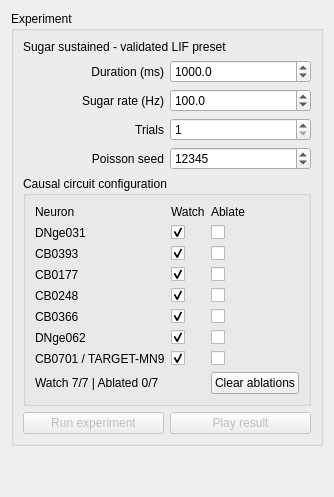
           <widget class="QWidget" name="experimentTab">
            <attribute name="icon">
             <iconset resource="drosofila.qrc">
              <normaloff>:/drosofila/images/experiment.png</normaloff>:/drosofila/images/experiment.png</iconset>
            </attribute>
            <attribute name="title">
             <string>Experiment</string>
            </attribute>
            <layout class="QVBoxLayout" name="experimentTabLayout">
             <item>
              <widget class="QGroupBox" name="simulationGB">
               <property name="title">
                <string>Experiment</string>
               </property>
               <layout class="QGridLayout" name="simulationLayout">
                <item row="0" column="0" colspan="2">
                 <widget class="QLabel" name="simulationProtocolLB">
                  <property name="text">
                   <string>Sugar sustained - validated LIF preset</string>
                  </property>
                  <property name="wordWrap">
                   <bool>true</bool>
                  </property>
                 </widget>
                </item>
                <item row="1" column="0">
                 <widget class="QLabel" name="durationLB">
                  <property name="text">
                   <string>Duration (ms)</string>
                  </property>
                  <property name="alignment">
                   <set>Qt::AlignRight|Qt::AlignTrailing|Qt::AlignVCenter</set>
                  </property>
                 </widget>
                </item>
                <item row="1" column="1">
                 <widget class="QDoubleSpinBox" name="durationSB">
                  <property name="decimals">
                   <number>1</number>
                  </property>
                  <property name="minimum">
                   <double>10.000000000000000</double>
                  </property>
                  <property name="maximum">
                   <double>5000.000000000000000</double>
                  </property>
                  <property name="singleStep">
                   <double>100.000000000000000</double>
                  </property>
                  <property name="value">
                   <double>1000.000000000000000</double>
                  </property>
                 </widget>
                </item>
                <item row="2" column="0">
                 <widget class="QLabel" name="sugarRateLB">
                  <property name="text">
                   <string>Sugar rate (Hz)</string>
                  </property>
                  <property name="alignment">
                   <set>Qt::AlignRight|Qt::AlignTrailing|Qt::AlignVCenter</set>
                  </property>
                 </widget>
                </item>
                <item row="2" column="1">
                 <widget class="QDoubleSpinBox" name="sugarRateSB">
                  <property name="decimals">
                   <number>1</number>
                  </property>
                  <property name="minimum">
                   <double>0.000000000000000</double>
                  </property>
                  <property name="maximum">
                   <double>1000.000000000000000</double>
                  </property>
                  <property name="singleStep">
                   <double>10.000000000000000</double>
                  </property>
                  <property name="value">
                   <double>100.000000000000000</double>
                  </property>
                 </widget>
                </item>
                <item row="3" column="0">
                 <widget class="QLabel" name="trialsLB">
                  <property name="text">
                   <string>Trials</string>
                  </property>
                  <property name="alignment">
                   <set>Qt::AlignRight|Qt::AlignTrailing|Qt::AlignVCenter</set>
                  </property>
                 </widget>
                </item>
                <item row="3" column="1">
                 <widget class="QSpinBox" name="trialsSB">
                  <property name="toolTip">
                   <string>1 trial is fast for interactive use. Use 5 or 20 trials for comparison with validated laboratory runs.</string>
                  </property>
                  <property name="minimum">
                   <number>1</number>
                  </property>
                  <property name="maximum">
                   <number>20</number>
                  </property>
                  <property name="value">
                   <number>1</number>
                  </property>
                 </widget>
                </item>
                <item row="4" column="0">
                 <widget class="QLabel" name="seedLB">
                  <property name="text">
                   <string>Poisson seed</string>
                  </property>
                  <property name="alignment">
                   <set>Qt::AlignRight|Qt::AlignTrailing|Qt::AlignVCenter</set>
                  </property>
                 </widget>
                </item>
                <item row="4" column="1">
                 <widget class="QSpinBox" name="seedSB">
                  <property name="minimum">
                   <number>0</number>
                  </property>
                  <property name="maximum">
                   <number>2147483647</number>
                  </property>
                  <property name="value">
                   <number>12345</number>
                  </property>
                 </widget>
                </item>
                <item row="6" column="0" colspan="2">
                 <layout class="QHBoxLayout" name="simulationButtonsLayout">
                  <item>
                   <widget class="QPushButton" name="runSimulationPB">
                    <property name="enabled">
                     <bool>false</bool>
                    </property>
                    <property name="text">
                     <string>Run experiment</string>
                    </property>
                   </widget>
                  </item>
                  <item>
                   <widget class="QPushButton" name="playSimulationPB">
                    <property name="enabled">
                     <bool>false</bool>
                    </property>
                    <property name="text">
                     <string>Play result</string>
                    </property>
                   </widget>
                  </item>
                 </layout>
                </item>
                <item row="5" column="0" colspan="2">
                 <widget class="QGroupBox" name="experimentSelectionGB">
                  <property name="title">
                   <string>Causal circuit configuration</string>
                  </property>
                  <layout class="QGridLayout" name="experimentSelectionLayout">
                   <item row="0" column="0">
                    <widget class="QLabel" name="experimentNeuronHeaderLB">
                     <property name="text">
                      <string>Neuron</string>
                     </property>
                    </widget>
                   </item>
                   <item row="0" column="1">
                    <widget class="QLabel" name="experimentWatchHeaderLB">
                     <property name="text">
                      <string>Watch</string>
                     </property>
                    </widget>
                   </item>
                   <item row="0" column="2">
                    <widget class="QLabel" name="experimentAblateHeaderLB">
                     <property name="text">
                      <string>Ablate</string>
                     </property>
                    </widget>
                   </item>
                   <item row="1" column="0">
                    <widget class="QLabel" name="experimentDNge031LB">
                     <property name="text">
                      <string>DNge031</string>
                     </property>
                    </widget>
                   </item>
                   <item row="1" column="1">
                    <widget class="QCheckBox" name="watchDNge031CB">
                     <property name="toolTip">
                      <string>Record temporal activity for this neuron.</string>
                     </property>
                     <property name="text">
                      <string/>
                     </property>
                     <property name="checked">
                      <bool>true</bool>
                     </property>
                    </widget>
                   </item>
                   <item row="1" column="2">
                    <widget class="QCheckBox" name="ablateDNge031CB">
                     <property name="toolTip">
                      <string>Electrically silence this neuron in the LIF experiment.</string>
                     </property>
                     <property name="text">
                      <string/>
                     </property>
                     <property name="checked">
                      <bool>false</bool>
                     </property>
                    </widget>
                   </item>
                   <item row="2" column="0">
                    <widget class="QLabel" name="experimentCB0393LB">
                     <property name="text">
                      <string>CB0393</string>
                     </property>
                    </widget>
                   </item>
                   <item row="2" column="1">
                    <widget class="QCheckBox" name="watchCB0393CB">
                     <property name="toolTip">
                      <string>Record temporal activity for this neuron.</string>
                     </property>
                     <property name="text">
                      <string/>
                     </property>
                     <property name="checked">
                      <bool>true</bool>
                     </property>
                    </widget>
                   </item>
                   <item row="2" column="2">
                    <widget class="QCheckBox" name="ablateCB0393CB">
                     <property name="toolTip">
                      <string>Electrically silence this neuron in the LIF experiment.</string>
                     </property>
                     <property name="text">
                      <string/>
                     </property>
                     <property name="checked">
                      <bool>false</bool>
                     </property>
                    </widget>
                   </item>
                   <item row="3" column="0">
                    <widget class="QLabel" name="experimentCB0177LB">
                     <property name="text">
                      <string>CB0177</string>
                     </property>
                    </widget>
                   </item>
                   <item row="3" column="1">
                    <widget class="QCheckBox" name="watchCB0177CB">
                     <property name="toolTip">
                      <string>Record temporal activity for this neuron.</string>
                     </property>
                     <property name="text">
                      <string/>
                     </property>
                     <property name="checked">
                      <bool>true</bool>
                     </property>
                    </widget>
                   </item>
                   <item row="3" column="2">
                    <widget class="QCheckBox" name="ablateCB0177CB">
                     <property name="toolTip">
                      <string>Electrically silence this neuron in the LIF experiment.</string>
                     </property>
                     <property name="text">
                      <string/>
                     </property>
                     <property name="checked">
                      <bool>false</bool>
                     </property>
                    </widget>
                   </item>
                   <item row="4" column="0">
                    <widget class="QLabel" name="experimentCB0248LB">
                     <property name="text">
                      <string>CB0248</string>
                     </property>
                    </widget>
                   </item>
                   <item row="4" column="1">
                    <widget class="QCheckBox" name="watchCB0248CB">
                     <property name="toolTip">
                      <string>Record temporal activity for this neuron.</string>
                     </property>
                     <property name="text">
                      <string/>
                     </property>
                     <property name="checked">
                      <bool>true</bool>
                     </property>
                    </widget>
                   </item>
                   <item row="4" column="2">
                    <widget class="QCheckBox" name="ablateCB0248CB">
                     <property name="toolTip">
                      <string>Electrically silence this neuron in the LIF experiment.</string>
                     </property>
                     <property name="text">
                      <string/>
                     </property>
                     <property name="checked">
                      <bool>false</bool>
                     </property>
                    </widget>
                   </item>
                   <item row="5" column="0">
                    <widget class="QLabel" name="experimentCB0366LB">
                     <property name="text">
                      <string>CB0366</string>
                     </property>
                    </widget>
                   </item>
                   <item row="5" column="1">
                    <widget class="QCheckBox" name="watchCB0366CB">
                     <property name="toolTip">
                      <string>Record temporal activity for this neuron.</string>
                     </property>
                     <property name="text">
                      <string/>
                     </property>
                     <property name="checked">
                      <bool>true</bool>
                     </property>
                    </widget>
                   </item>
                   <item row="5" column="2">
                    <widget class="QCheckBox" name="ablateCB0366CB">
                     <property name="toolTip">
                      <string>Electrically silence this neuron in the LIF experiment.</string>
                     </property>
                     <property name="text">
                      <string/>
                     </property>
                     <property name="checked">
                      <bool>false</bool>
                     </property>
                    </widget>
                   </item>
                   <item row="6" column="0">
                    <widget class="QLabel" name="experimentDNge062LB">
                     <property name="text">
                      <string>DNge062</string>
                     </property>
                    </widget>
                   </item>
                   <item row="6" column="1">
                    <widget class="QCheckBox" name="watchDNge062CB">
                     <property name="toolTip">
                      <string>Record temporal activity for this neuron.</string>
                     </property>
                     <property name="text">
                      <string/>
                     </property>
                     <property name="checked">
                      <bool>true</bool>
                     </property>
                    </widget>
                   </item>
                   <item row="6" column="2">
                    <widget class="QCheckBox" name="ablateDNge062CB">
                     <property name="toolTip">
                      <string>Electrically silence this neuron in the LIF experiment.</string>
                     </property>
                     <property name="text">
                      <string/>
                     </property>
                     <property name="checked">
                      <bool>false</bool>
                     </property>
                    </widget>
                   </item>
                   <item row="7" column="0">
                    <widget class="QLabel" name="experimentCB0701LB">
                     <property name="text">
                      <string>CB0701 / TARGET-MN9</string>
                     </property>
                    </widget>
                   </item>
                   <item row="7" column="1">
                    <widget class="QCheckBox" name="watchCB0701CB">
                     <property name="toolTip">
                      <string>Record temporal activity for this neuron.</string>
                     </property>
                     <property name="text">
                      <string/>
                     </property>
                     <property name="checked">
                      <bool>true</bool>
                     </property>
                    </widget>
                   </item>
                   <item row="7" column="2">
                    <widget class="QCheckBox" name="ablateCB0701CB">
                     <property name="toolTip">
                      <string>Electrically silence this neuron in the LIF experiment.</string>
                     </property>
                     <property name="text">
                      <string/>
                     </property>
                     <property name="checked">
                      <bool>false</bool>
                     </property>
                    </widget>
                   </item>
                   <item row="8" column="0" colspan="2">
                    <widget class="QLabel" name="experimentSelectionLB">
                     <property name="text">
                      <string>Watch 7/7 | Ablated 0/7</string>
                     </property>
                    </widget>
                   </item>
                   <item row="8" column="2">
                    <widget class="QPushButton" name="clearAblationsPB">
                     <property name="text">
                      <string>Clear ablations</string>
                     </property>
                    </widget>
                   </item>
                  </layout>
                 </widget>
                </item>
               </layout>
              </widget>
             </item>
             <item>
              <spacer name="experimentTabSpacer">
               <property name="orientation">
                <enum>Qt::Vertical</enum>
               </property>
               <property name="sizeHint" stdset="0">
                <size>
                 <width>20</width>
                 <height>40</height>
                </size>
               </property>
              </spacer>
             </item>
            </layout>
           </widget>
